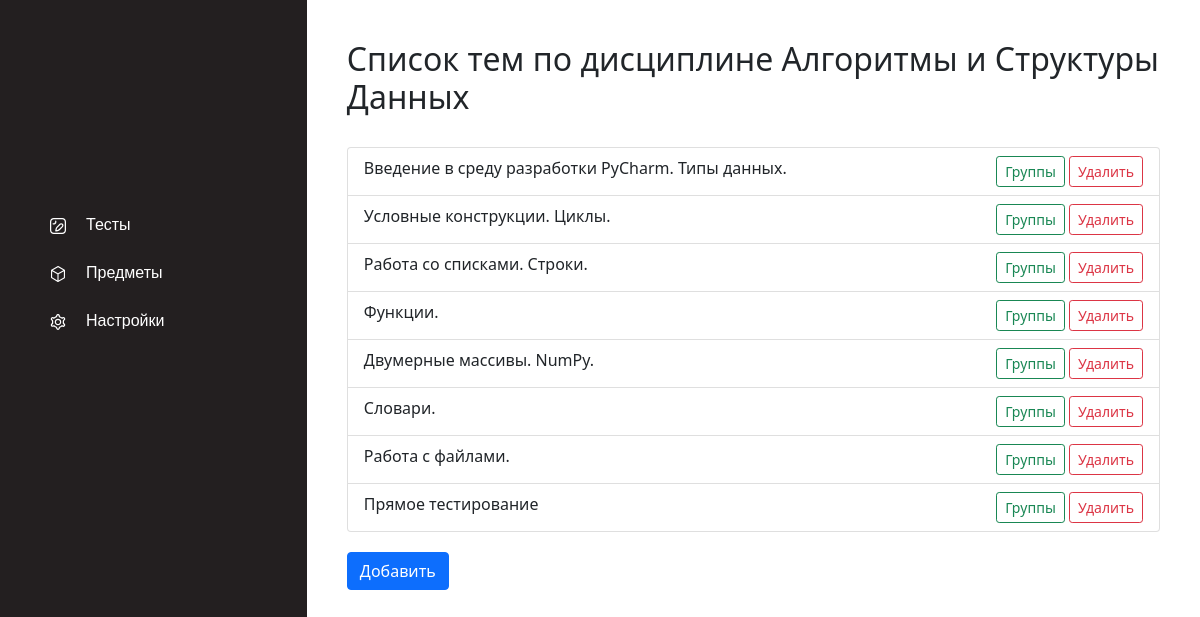
/subjects/topics/?subject=1 (signed in), run on the app's committed database.
### tests/models.py (models this page shows)
class Subject(models.Model):
    name = models.CharField(max_length=50)

class Topic(models.Model):
    subject = models.ForeignKey(Subject, on_delete=models.CASCADE)
    name = models.CharField(max_length=50)

### results/views.py (the view)
# urls.py: path('topics/', views.show_topics, name='show topics'),
@login_required(login_url='/account/auth/', redirect_field_name='')
def show_topics(request):
    subject = Subject.objects.get(id=request.GET.get("subject"))
    return render(request, 'subjects/topics.html', {'data': Topic.objects.filter(subject=subject), 'subject': subject})

### templates/subjects/topics.html (shortened to what this page needs)
{% extends "tests/../base.html" %}
{% block content %}
    <h2 style="margin-bottom: 30px">Список тем по дисциплине {{ subject.name }}</h2>
    <ul class="list-group">
    {% for topic in data %}
        <li class="list-group-item">
            <div class="row justify-content-between">
                <div class="col-auto">{{ topic.name }}</div>
                <div class="col-auto">
                    <a href="groups/?topic={{ topic.id }}"><button type="button" class="btn btn-outline-success btn-sm">Группы</button></a>
                    <a href="remove/?topic={{ topic.id }}"><button type="button" class="btn btn-outline-danger btn-sm">Удалить</button></a>
                    </div>
            </div>
        </li>
    {% endfor %}
    </ul>
    <button type="button" class="btn btn-primary" data-bs-toggle="modal" data-bs-target="#exampleModal" style="margin-top: 20px">Добавить</button>
{% endblock content %}

### tests/static/css/base.css (style rules this page uses)
html, body { height: 100%; }

### data on the page
Subject: name "Алгоритмы и Структуры Данных"
Topic: name "Введение в среду разработки PyCharm. Типы данных."
Topic: name "Условные конструкции. Циклы."
Topic: name "Работа со списками. Строки."
Topic: name "Функции."
Topic: name "Двумерные массивы. NumPy."
Topic: name "Словари."
Topic: name "Работа с файлами."
Topic: name "Прямое тестирование"
